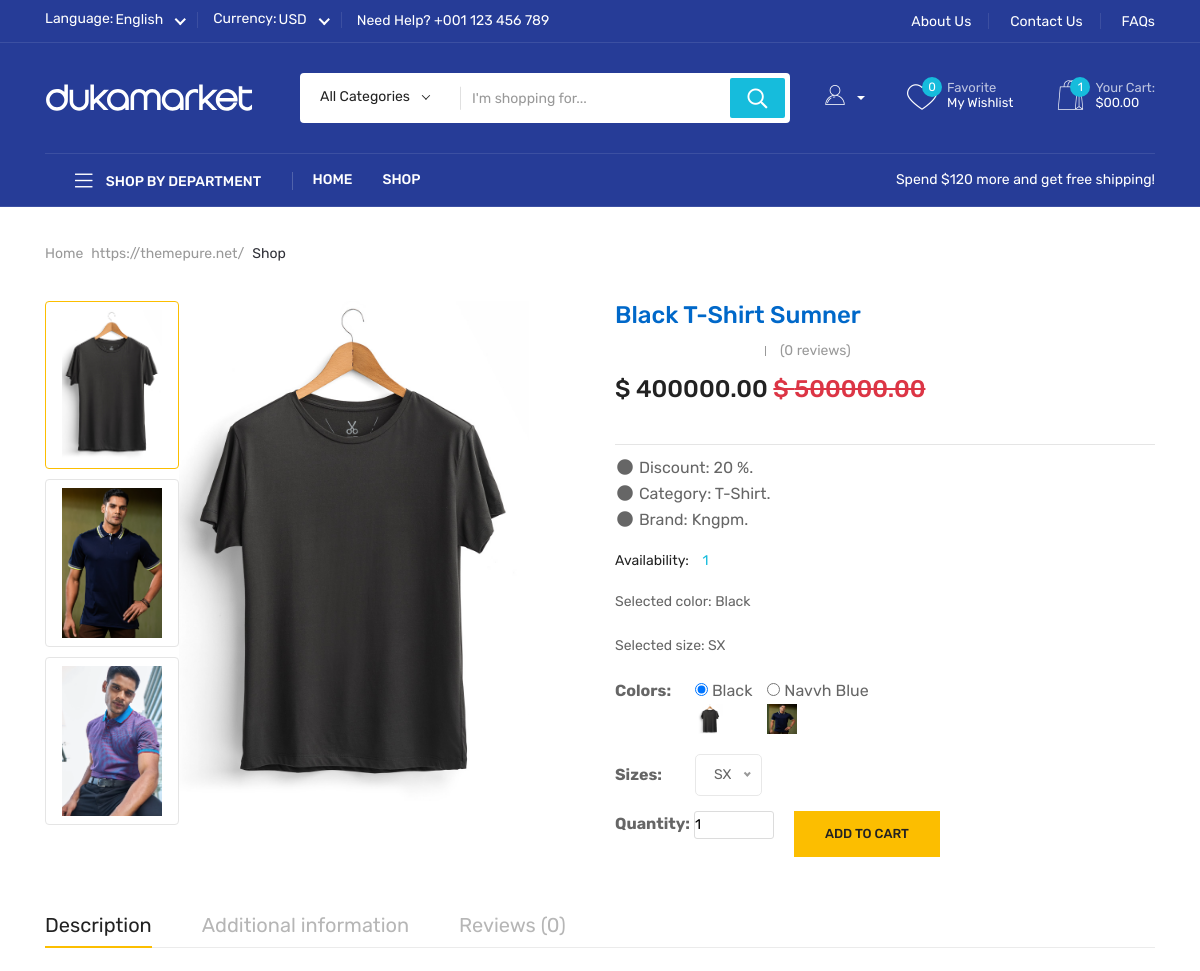
Before: /product/black-t-shirt-sumner/1/ (upper part) with the older database file.
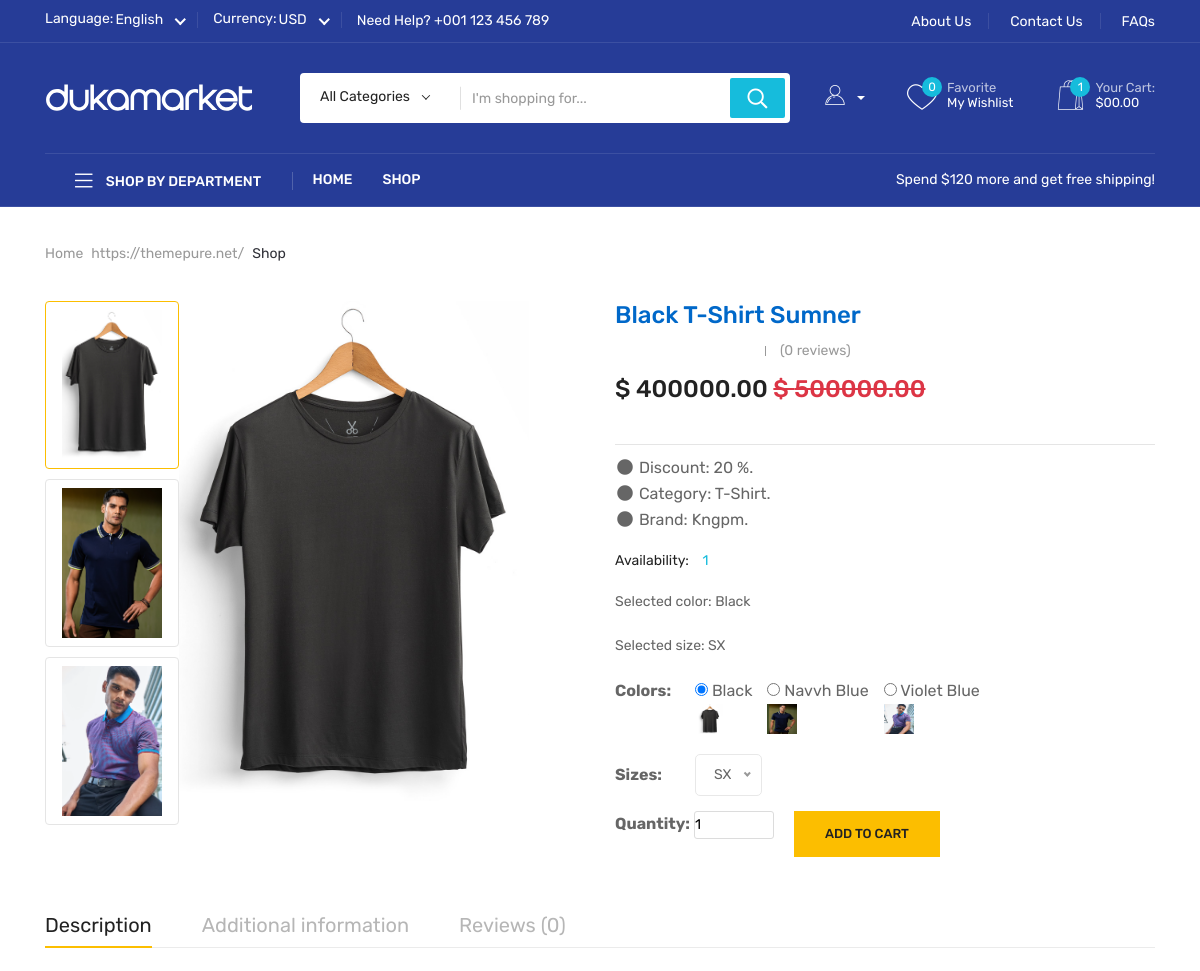
After: the same page with the newer database file.
### store/models.py (models this page shows, shortened)
class ImageTagMixin(models.Model):
    class Meta:
        abstract = True

class ImageGallery(ImageTagMixin):
    product = models.ForeignKey(Product, related_name='images', on_delete=models.CASCADE)
    image = models.ImageField(upload_to='galleries/%Y/%m/%d/',
                              default='defaults/default.jpg',
                              validators=[validate_image_size])
    status = models.CharField(max_length=10, choices=STATUS_CHOICES, default='active')
    created_at = models.DateTimeField(auto_now_add=True)
    updated_at = models.DateTimeField(auto_now=True)
    class Meta:
        ordering = ['id']
        verbose_name_plural = '07. Image Galleries'

class ProductVariant(ImageTagMixin):
    title = models.CharField(max_length=150, blank=True, null=True)
    product = models.ForeignKey(Product, related_name='variants', on_delete=models.CASCADE)
    color = models.ForeignKey('Color', blank=True, null=True, on_delete=models.SET_NULL)
    size = models.ForeignKey('Size', blank=True, null=True, on_delete=models.SET_NULL)
    image_id = models.PositiveIntegerField(blank=True, null=True, default=0)
    sku = models.CharField(max_length=100)
    variant_price = models.DecimalField(max_digits=10, decimal_places=2, default=Decimal('0.00'))
    available_stock = models.PositiveIntegerField(default=0)
    status = models.CharField(max_length=10, choices=STATUS_CHOICES, default='active')
    created_at = models.DateTimeField(auto_now_add=True)
    updated_at = models.DateTimeField(auto_now=True)
    class Meta:
        ordering = ['id']
        verbose_name_plural = '06. Product Variants'
    def image(self):
        try:
            image = ImageGallery.objects.get(id=self.image_id, product=self.product)
            if image:
                return image.image
            return None
        except ImageGallery.DoesNotExist:
            return None
    @property
    def image_url(self):
        img = self.image()
        if img:
            return img.url
        return None

class Color(ImageTagMixin):
    title = models.CharField(max_length=20, unique=True)
    code = models.CharField(max_length=20, unique=True)
    status = models.CharField(max_length=10, choices=STATUS_CHOICES, default='active')
    created_at = models.DateTimeField(auto_now_add=True)
    updated_at = models.DateTimeField(auto_now=True)
    class Meta:
        ordering = ['id']
        verbose_name_plural = '03. Product Colors'

class Product(ImageTagMixin):
    category = models.ForeignKey(Category, related_name='products', on_delete=models.CASCADE)
    brand = models.ForeignKey(Brand, related_name='products', on_delete=models.CASCADE)
    variant = models.CharField(max_length=150, choices=VARIANTS_TYPE_CHOICES, default='none')
    title = models.CharField(max_length=150, unique=True)
    slug = models.SlugField(max_length=150, unique=True, blank=True, null=True)
    old_price = models.DecimalField(max_digits=10, decimal_places=2, default=Decimal('500000.00'))
    sale_price = models.DecimalField(max_digits=10, decimal_places=2, default=Decimal('400000.00'))
    discount_percent = models.PositiveIntegerField(validators=[MinValueValidator(0), MaxValueValidator(100)], default=20)
    available_stock = models.PositiveIntegerField(validators=[MaxValueValidator(10000)], default=1)
    sold = models.PositiveIntegerField(default=0)
    prev_des = models.TextField(default='N/A')
    add_des = models.TextField(default='N/A')
    short_des = models.TextField(default='N/A')
    long_des = models.TextField(default='N/A')
    keyword = models.TextField(default='N/A')
    description = models.TextField(default='N/A')
    tag = models.CharField(max_length=150, default='N/A')
    deadline = models.DateTimeField(blank=True, null=True)
    is_deadline = models.BooleanField(default=False)
    is_featured = models.BooleanField(default=False)
    status = models.CharField(max_length=10, choices=STATUS_CHOICES, default='active')
    created_at = models.DateTimeField(auto_now_add=True)
    updated_at = models.DateTimeField(auto_now=True)
    class Meta:
        ordering = ['id']
        verbose_name_plural = '05. Products'

class Size(ImageTagMixin):
    title = models.CharField(max_length=20, unique=True)
    code = models.CharField(max_length=10, unique=True)
    status = models.CharField(max_length=10, choices=STATUS_CHOICES, default='active')
    created_at = models.DateTimeField(auto_now_add=True)
    updated_at = models.DateTimeField(auto_now=True)
    class Meta:
        ordering = ['id']
        verbose_name_plural = '04. Product Sizes'

### store/views.py (the view)
# urls.py: path('product/<slug:slug>/<int:id>/', ProductDetailView.as_view(), name='product-detail'),
@method_decorator(never_cache, name='dispatch')
class ProductDetailView(generic.View):
    def get(self, request, slug, id):
        product = get_object_or_404(
            Product.objects.select_related('category', 'brand')
            .prefetch_related('images', 'reviews', 'variants__color', 'variants__size')
            .annotate(avg_rate=Avg('reviews__rating', filter=Q(reviews__status='active'))),
            slug=slug, id=id, status='active', available_stock__gte=0
        )
        related_products = Product.objects.filter(
            category=product.category, status='active', available_stock__gte=0
        ).exclude(id=product.id)[:4]
        context = {
            'product': product,
            'related_products': related_products,
        }
        if product.variant != "None":  # Product have variants
            variants = ProductVariant.objects.filter(product_id=id, status='active', available_stock__gte=0).order_by('id')
            if variants.exists():
                variant = ProductVariant.objects.get(id=variants[0].id)
                sizes = ProductVariant.objects.raw(
                    'SELECT * FROM store_productvariant WHERE product_id=%s GROUP BY size_id',
                    [id]
                )
                colors = ProductVariant.objects.filter(
                    product_id=id,
                    size_id=variant.size_id,
                    available_stock__gte=0
                )
                context.update({
                    'sizes': sizes,
                    'colors': colors,
                    'variant': variant,
                })
            else:
                context.update({
                    'sizes': [],
                    'colors': [],
                    'variant': None,
                })
        return render(request, 'store/product-detail.html', context)

### store/context_processors.py (called while the page is built)
def store_context(request):
    categories = Category.objects.filter(parent=None, status='active').prefetch_related(
        'children',
        'children__children'
    )
    cat_ids = Product.objects.values_list('category__id', flat=True).distinct()
    cats = Category.objects.filter(id__in=cat_ids, status='active')
    cates = cats.filter(is_featured=True)[:3]
    brand_ids = Product.objects.values_list('brand__id', flat=True).distinct()
    brands = Brand.objects.filter(id__in=brand_ids, status='active', is_featured=True)
    max_price = Product.objects.aggregate(Max('sale_price'))['sale_price__max']
    min_price = Product.objects.aggregate(Min('sale_price'))['sale_price__min']
    return {
        'categories': categories,
        'cats': cats,
        'cates': cates,
        'brands': brands,
        'max_price': max_price,
        'min_price': min_price
    }

### templates/store/product-detail.html (shortened to what the changed rows need)
{% extends 'base.html' %}
{% load static %}
{% block main_content %}
<div class="product-details">
    <div class="container">
        <div class="row">
            <div class="col-xl-6">
                <div class="product__details-nav d-sm-flex align-items-start">
                    {% if product.images.exists %}
                        <ul class="nav nav-tabs flex-sm-column justify-content-between" id="productThumbTab" role="tablist">
                            {% for img in product.images.all %}
                                <li class="nav-item" role="presentation">
                                    <button class="nav-link {% if forloop.first %}active{% endif %}"
                                            id="thumb{{ img.id }}-tab"
                                            data-bs-toggle="tab"
                                            data-bs-target="#thumb{{ img.id }}"
                                            type="button" role="tab"
                                            aria-controls="thumb{{ img.id }}"
                                            aria-selected="{% if forloop.first %}true{% else %}false{% endif %}">
                                        <img src="{{ img.image.url }}"
                                             alt="{{ product.title|title }}"
                                             class="img-fluid"
                                             style="width:100px; height:150px; object-fit:cover;">
                                    </button>
                                </li>
                            {% endfor %}
                        </ul>
                    {% endif %}
                    <div class="product__details-thumb">
                        <div class="tab-content" id="productThumbContent">
                            {% if product.images.exists %}
                                {% for img in product.images.all %}
                                    <div class="tab-pane fade {% if forloop.first %}show active{% endif %}"
                                         id="thumb{{ img.id }}"
                                         role="tabpanel"
                                         aria-labelledby="thumb{{ img.id }}-tab">
                                        <div class="product__details-nav-thumb w-img">
                                            <img src="{{ img.image.url }}"
                                                 alt="{{ product.title|title }}"
                                                 style="width: 350px; height: 500px; object-fit:cover;">
                                        </div>
                                    </div>
                                {% endfor %}
                            {% endif %}
                        </div>
                    </div>
                </div>
            </div>
            <div class="col-xl-6">
                <div class="product__details-content">
                    <div class="product-color mb-20">
                        <p>Selected color: <span id="display-color">{{ variant.color.title }}</span></p>
                    </div>
                    <div class="product-size mb-20">
                        <p>Selected size: <span id="display-size">{{ variant.size.code }}</span></p>
                    </div>
                    {% if product.variant == "color-size" %}
                    <div style="display:flex; align-items:flex-start; margin-bottom:20px;">
                        <div id="colors-show" style="display:flex; flex-wrap:wrap; gap:15px;">
                            {% for color in colors %}
                            <label style="cursor:pointer;">
                                <input type="radio" name="variant_radio" value="{{ color.id }}" {% if variant and color.id == variant.id %}checked{% endif %}>
                                <span>{{ color.color.title }}</span><br>
                                <img src="{{ color.image_url }}" width="30" height="30">
                            </label>
                            {% endfor %}
                        </div>
                    </div>
                    {% endif %}
                </div>
            </div>
        </div>
    </div>
</div>
{% endblock main_content %}

Changed rows visible on the page:
added ProductVariant: variant_radio "☐ Violet Blue", color "Violet Blue", image_url (picture)
